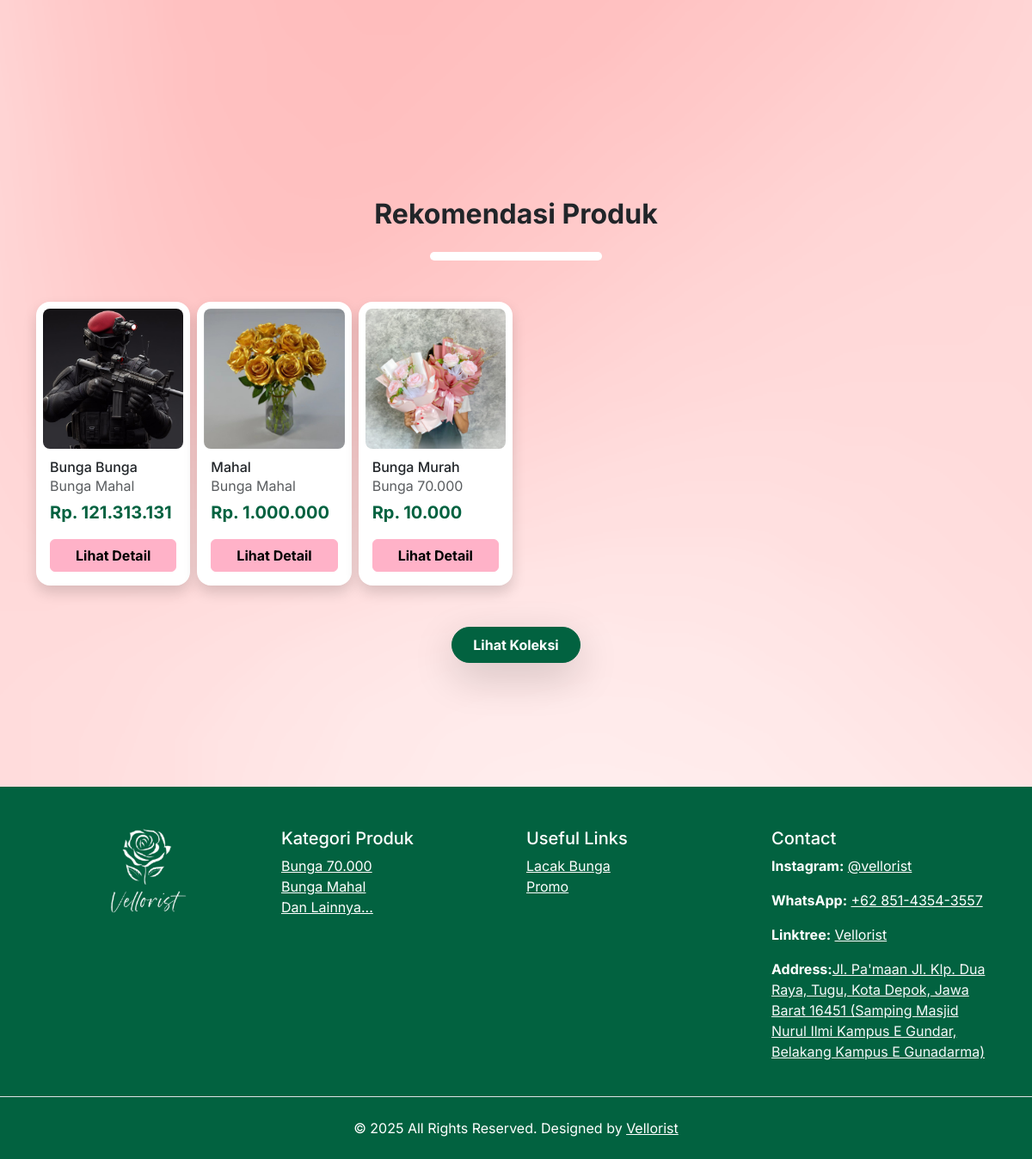
Page /tracking/index.php (lower part) on the earlier database version.
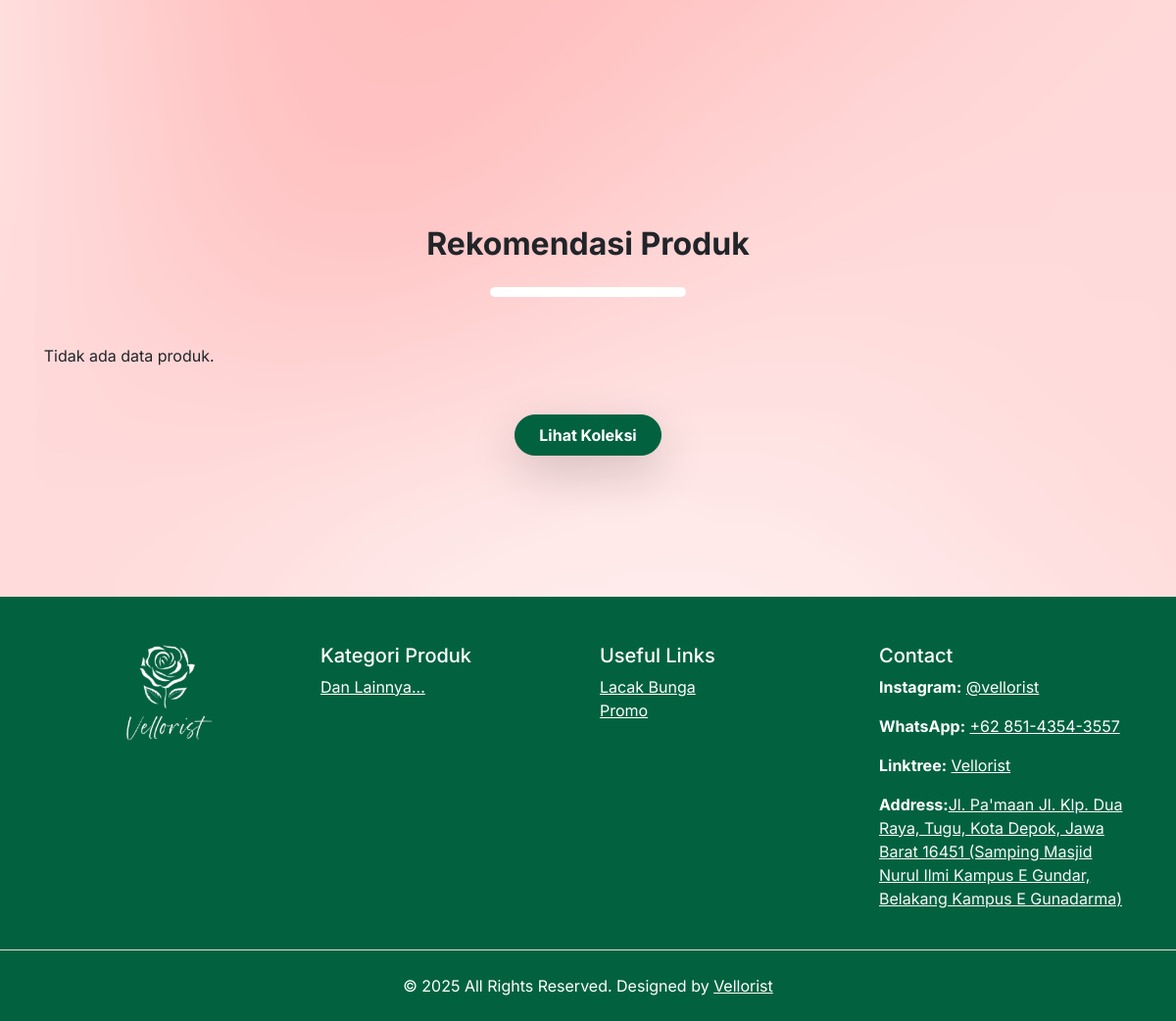
Same page on the later database version.
### tables this page shows
CREATE TABLE `produk` (
  `id_produk` int(11) NOT NULL,
  `nama_produk` varchar(100) NOT NULL,
  `harga_produk` int(11) NOT NULL,
  `deskripsi_produk` text NOT NULL,
  `foto_produk` text NOT NULL,
  `id_kategori` int(11) NOT NULL
);

CREATE TABLE `kategori_produk` (
  `id_kategori` int(11) NOT NULL,
  `nama_kategori` varchar(50) NOT NULL
);

### app/config.php (called while the page is built, shortened)
<?php
$url = 'http://localhost/vellorist-web';

### app/footer.php (called while the page is built)
<?php
function getFooters($conn)
{
    $query = "SELECT * FROM kategori_produk LIMIT 5";
    $result = $conn->query($query);
    if ($result && $result->num_rows > 0) {
        return $result->fetch_all(MYSQLI_ASSOC);
    }
    return [];
}
$footer = getFooters($conn);

### tracking/index.php (the view, shortened to what the changed rows need)
<?php
include "../app/config.php";
include "../app/footer.php";
function getProducts($conn)
{
    $query = "
        SELECT
            produk.*,
            kategori_produk.nama_kategori
        FROM produk
        JOIN kategori_produk ON produk.id_kategori = kategori_produk.id_kategori
        ORDER BY RAND()
        LIMIT 6
    ";
    $result = $conn->query($query);
    if ($result && $result->num_rows > 0) {
        return $result->fetch_all(MYSQLI_ASSOC);
    }
    return [];
}
$produkList = getProducts($conn);
?>
<!DOCTYPE html>
<html lang="id">
<head>
    <link rel="stylesheet" href="<?= $url ?>/css/main.css">
    <link rel="stylesheet" href="<?= $url ?>/css/style.css">
    <link rel="stylesheet" href="<?= $url ?>/css/all.css">
</head>
<body>
    <div class="content-wrapper">
        <section class="mb-7 mt-5">
            <div class="container">
                <div class="mb-5 text-center d-flex flex-column justify-content-center align-items-center gap-3">
                    <h2 class="fw-bold">Rekomendasi Produk</h2>
                </div>
                <div class="row row-cols-2 row-cols-md-3 row-cols-lg-6 g-2">
                    <?php if (!empty($produkList)) : ?>
                        <?php foreach ($produkList as $produk) : ?>
                            <div class="col">
                                <div class="card shadow border-0 h-100 rounded-4">
                                    <div class="m-2 rounded-3 overflow-hidden">
                                        <img
                                            src="<?= $url ?>/assets/uploads/<?= $produk['foto_produk'] ?>"
                                            alt="Gambar produk <?= htmlspecialchars($produk['nama_produk']) ?>"
                                            class="w-100 h-100"
                                            style="object-fit: cover;">
                                    </div>
                                    <div class="card-body d-flex flex-column justify-content-between my-0 pt-1">
                                        <h6 class="card-title my-0 text-truncate"
                                            title="<?= htmlspecialchars($produk['nama_produk']) ?>">
                                            <?= htmlspecialchars($produk['nama_produk']) ?>
                                        </h6>
                                        <p class="card-text text-muted mb-1">
                                            <?= $produk['nama_kategori'] ?>
                                        </p>
                                        <p class="card-text text-primary mb-3 fs-12"
                                            title="Rp. <?= number_format($produk['harga_produk'], 0, '', '.') ?>">
                                            <strong>Rp. <?= number_format($produk['harga_produk'], 0, '', '.') ?></strong>
                                        </p>
                                        <a href="<?= $url ?>/produk/detail/index.php?id=<?= $produk['id_produk'] ?>"
                                            class="btn btn-secondary fw-bold mt-auto">
                                            Lihat Detail
                                        </a>
                                    </div>
                                </div>
                            </div>
                        <?php endforeach; ?>
                    <?php else : ?>
                        <span colspan="8" class="text-center">Tidak ada data produk.</span>
                    <?php endif; ?>
                </div>
            </div>
        </section>
    </div>
    <footer class="bg-primary text-white pt-5">
        <div class="container">
            <div class="row">
                <div class="col-12 col-md-3 mb-4">
                    <ul class="list-unstyled">
                        <?php foreach ($footer as $kategori) : ?>
                            <li><a href="<?= $url ?>/produk/index.php?kategori=<?= $kategori['id_kategori'] ?>" class="text-white"><?= htmlspecialchars($kategori['nama_kategori']) ?></a></li>
                        <?php endforeach; ?>
                    </ul>
                </div>
            </div>
        </div>
    </footer>
</body>
</html>

Differences in the rows shown:
removed produk: foto_produk (picture), nama_produk "Bunga Bunga", id_kategori.nama_kategori "Bunga Mahal", harga_produk "121.313.131"
removed produk: foto_produk (picture), nama_produk "Mahal", id_kategori.nama_kategori "Bunga Mahal", harga_produk "1.000.000"
removed produk: foto_produk (picture), nama_produk "Bunga Murah", id_kategori.nama_kategori "Bunga 70.000", harga_produk "10.000"
removed kategori_produk: nama_kategori "Bunga 70.000"
removed kategori_produk: nama_kategori "Bunga Mahal"
Other differences:
text now shown: "Tidak ada data produk."
